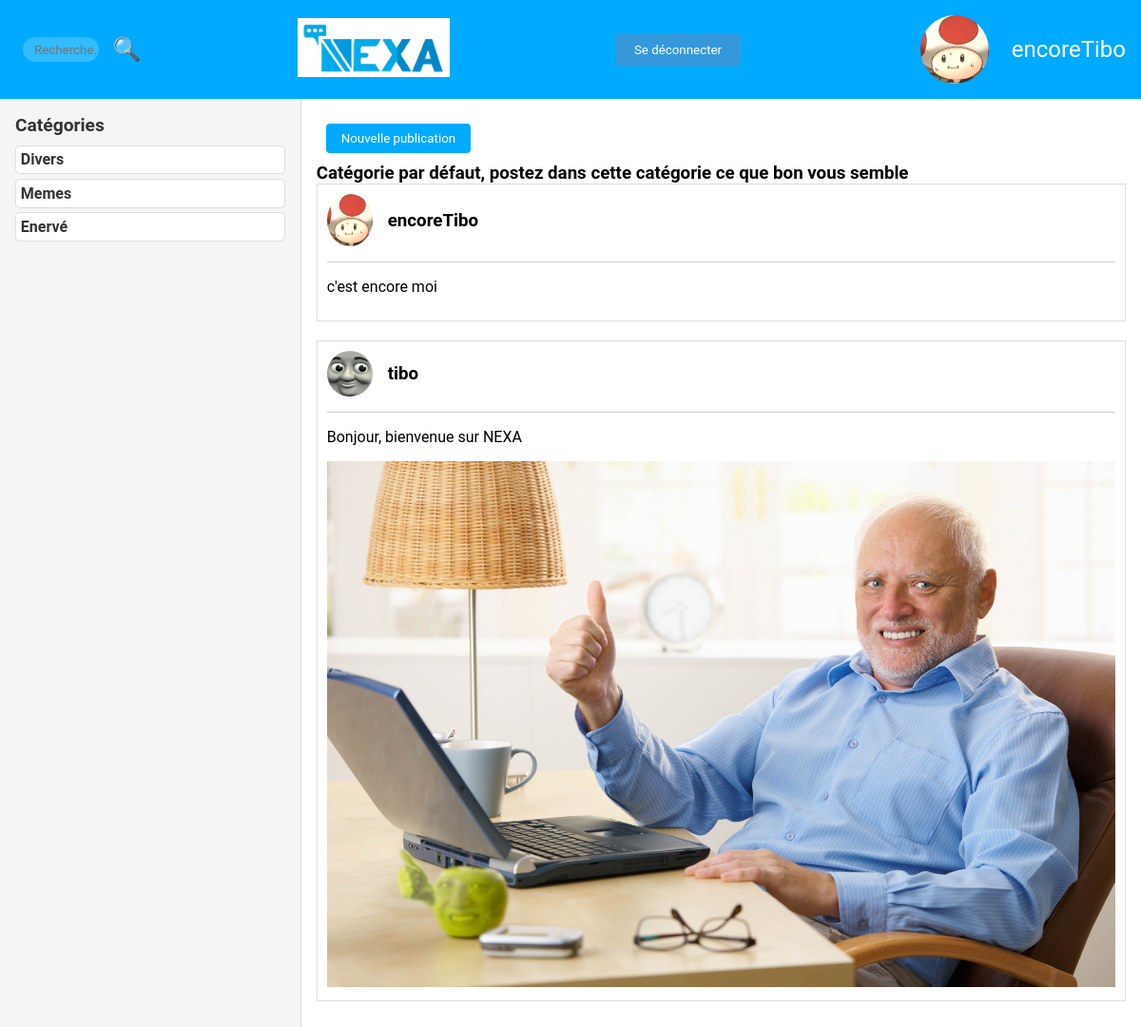
Page /views/dashboard.php?category=Divers (signed in) on the committed database.
### tables this page shows
CREATE TABLE "users" (
	"id"	INTEGER NOT NULL,
	"username"	TEXT,
	"email"	TEXT,
	"mdp"	TEXT,
	"codeMDPOublie"	TEXT,
	"pp"	TEXT,
	"is_moderator"	BOOLEAN DEFAULT 0,
	"last_connexion"	DATE,
	"first_connexion"	DATE,
	"codeInscription"	VARCHAR(10), description VARCHAR2(1000),
	PRIMARY KEY("id")
);

CREATE TABLE categorie (
    id INTEGER PRIMARY KEY,
    nom_categorie TEXT NOT NULL
, libelle VARCHAR(255));

CREATE TABLE "Post" (
              id_post INTEGER PRIMARY KEY,
              user TEXT,
              pp TEXT,
              contenu TEXT,
              Time TEXT,
              Like INTEGER DEFAULT 0,  -- Ajoutez la colonne avec la valeur par défaut
              Comment INTEGER,
              partage INTEGER,
              vues INTEGER,
              id_pere INTEGER, image TEXT, categorie VARCHAR(255),
              FOREIGN KEY(user) REFERENCES Users(user),
              FOREIGN KEY(pp) REFERENCES Users(pp)
            );

### ctrl/UserController.php (called while the page is built, shortened)
<?php
require_once $_SERVER['DOCUMENT_ROOT'] . '/models/UserModel.php';
class UserController
{
    public function getUser($email)
    {
        $userModel = new UserModel();
        $user = $userModel->getUserData($email);
        return $user;
    }
}

### models/UserModel.php (called while the page is built, shortened)
<?php
class UserModel
{
    public function connectDB()
    {
        $path = __DIR__ . "/../db/db_nexa.sqlite";
        try {
            $db = new PDO('sqlite:' . $path);
            $db->setAttribute(PDO::ATTR_ERRMODE, PDO::ERRMODE_EXCEPTION);
            return $db;
        } catch (PDOException $e) {
            die('Erreur de connexion à la base de données : ' . $e->getMessage());
        }
    }
    public function getUserData($username)
    {
        $query = "SELECT * FROM users WHERE username = :username";
        $stmt = $this->connectDB()->prepare($query);
        $stmt->bindParam(':username', $username, PDO::PARAM_STR);
        $stmt->execute();
        $user_data = $stmt->fetch(PDO::FETCH_ASSOC);
        return $user_data;
    }
}

### models/CategorieModel.php (called while the page is built, shortened)
<?php
class CategorieModel
{
    public function connectDB()
    {
        $path = __DIR__ . "/../db/db_nexa.sqlite";
        try {
            $db = new PDO('sqlite:' . $path);
            $db->setAttribute(PDO::ATTR_ERRMODE, PDO::ERRMODE_EXCEPTION);
            return $db;
        } catch (PDOException $e) {
            die('Erreur de connexion à la base de données : ' . $e->getMessage());
            session_start();
            $_SESSION["error_message"] = "Connexion impossible a la DB !";
            header('Location: ../index.php');
            exit;
        }
    }
    public function getCategorieAll()
    {
        try {
            $db = $this->connectDB();
            $query = "SELECT * FROM categorie";
            $stmt = $db->query($query);
            $categories = $stmt->fetchAll(PDO::FETCH_ASSOC);
            return $categories;
        } catch (PDOException $e) {
            error_log("Erreur lors de la récupération de toutes les catégories : " . $e->getMessage());
            return [];
        }
    }
    public function getLibelleCategorie($categorie)
    {
        $query = "SELECT libelle FROM Categorie WHERE nom_categorie = :categorie";
        $stmt = $this->connectDB()->prepare($query);
        $stmt->bindParam(':categorie', $categorie);
        $stmt->execute();
        $result = $stmt->fetch(PDO::FETCH_ASSOC);
        return $result['libelle'];
    }
}

### ctrl/CategorieController.php (called while the page is built, shortened)
<?php
require_once $_SERVER['DOCUMENT_ROOT'] . '/models/CategorieModel.php';
class CategorieController
{
    public function getCategorieAll()
    {
        $categorieModel = new CategorieModel();
        $result = $categorieModel->getCategorieAll();
        return $result;
    }
    public function getLibelleCategorie($categorie)
    {
        $categorieModel = new CategorieModel();
        $libelle = $categorieModel->getLibelleCategorie($categorie);
        return $libelle;
    }
}

### ctrl/PostController.php (called while the page is built, shortened)
<?php
require_once $_SERVER['DOCUMENT_ROOT'] . ('/models/PostModel.php');
class PostController
{
    public function getPostsByCategory($categorie, $user)
    {
        $postModel = new PostModel();
        $posts = $postModel->getPostsByCategory($categorie, $user);
        return $posts;
    }
}

### models/PostModel.php (called while the page is built, shortened)
<?php
class PostModel
{
    public function connectDB()
    {
        $path = __DIR__ . "/../db/db_nexa.sqlite";
        try {
            $db = new PDO('sqlite:' . $path);
            $db->setAttribute(PDO::ATTR_ERRMODE, PDO::ERRMODE_EXCEPTION);
            return $db;
        } catch (PDOException $e) {
            die('Erreur de connexion à la base de données : ' . $e->getMessage());
            session_start();
            $_SESSION["error_message"] = "Connexion impossible a la DB !";
            header('Location: ../index.php');
            exit;
        }
    }
    public function getPostsByCategory($categorie, $user)
    {
        $query = "SELECT Post.*,
                  (SELECT COUNT(*) FROM Likes WHERE Likes.post_id = Post.id_post) as LikeCount,
                  (SELECT COUNT(*) FROM Likes WHERE Likes.post_id = Post.id_post AND Likes.user = :user) as user_liked,
                  Users.pp AS user_pp
                  FROM Post
                  LEFT JOIN Users ON Post.user = Users.username
                  WHERE categorie = :categorie
                  AND id_pere IS NULL
                  ORDER BY Time DESC";
        $stmt = $this->connectDB()->prepare($query);
        $stmt->bindParam(':categorie', $categorie, PDO::PARAM_STR);
        $stmt->bindParam(':user', $user, PDO::PARAM_STR);
        $stmt->execute();
        $results = $stmt->fetchAll(PDO::FETCH_ASSOC);
        return $results;
    }
}

### views/dashboard.php (the view, shortened to what this page needs)
<?php
$user = isset($_SESSION['username']) ? $_SESSION['username'] : 'err_user';
require_once('../ctrl/UserController.php');
$userCtrl = new UserController();
$user_data = $userCtrl->getUser($user);
require_once('../ctrl/PostController.php');
if (isset($_GET['category'])) {
    $categorie = $_GET['category'];
    $postCtrl = new PostController();
    $posts = $postCtrl->getPostsByCategory($categorie, $user);
    require_once('../ctrl/CategorieController.php');
    $categorieCtrl = new CategorieController();
    $categorieLibelle = $categorieCtrl->getLibelleCategorie($categorie);
} elseif (isset($_GET['scearch'])) {
    $contenu = $_GET['scearch'];
    $postCtrl = new PostController();
    $posts = $postCtrl->getPostsByContenu($contenu, $user);
} else {
    $postCtrl = new PostController();
    $posts = $postCtrl->getPostsAll($user);
    $categorieLibelle = "Toutes les catégories";
}
require_once('../ctrl/CategorieController.php');
$categorieCtrl = new CategorieController();
$categorie_fetch = $categorieCtrl->getCategorieAll();
$categorieLeftPannel = $categorie_fetch;
?>
<!DOCTYPE html>
<html lang="fr">
<head>
    <link rel="stylesheet" href="../css/dashboard.css">
</head>
<body class="dashboard-body">
    <?php include('header.php'); ?>
    <main class="main-content">
        <section class="left-panel">
            <h2 class="section-title">Catégories</h2>
            <ul id="categoryList" class="category-list">
                <?php
                foreach ($categorieLeftPannel as $categorie): ?>
                    <a href="dashboard.php?category=<?php echo $categorie['nom_categorie']; ?>">
                        <h3 class="category-item">
                            <?php echo $categorie['nom_categorie']; ?>
                        </h3>
                    </a>
                <?php endforeach; ?>
            </ul>
        </section>
        <section class="right-panel">
            <button id="ouvrirPublication" class="dashboard-button">Nouvelle publication</button>
            <h3>
                <?php echo $categorieLibelle; ?>
            </h3>
            <?php include('afficherpost.php'); ?>
        </section>
    </main>
</body>
</html>

### views/header.php (shortened to what this page needs)
<link rel="stylesheet" href="../css/header.css">
<header class="header-body">
    <div class="left-header">
        <form method="GET" id="searchForm" class="search-form" action="../Post/getPostsByContenu">
            <div class="left-header">
                <input type="text" id="searchInput" name="contenu" class="search-input" placeholder="Recherche..."
                    required>
                <button id="searchBtn" class="search-btn" type="submit">🔍</button>
            </div>
        </form>
    </div>
    <a href="dashboard.php"><img src="../Images/Logos/Logo_Nexa.png" alt="Logo Nexa" class="logo-img"></a>
    <form action="../User/logout" method="post">
        <input class='button' type="submit" name="logout" value="Se déconnecter">
    </form>
    <div class="user-icon">
        <a href="profil.php" class="username-link"><img src="../<?php echo $user_data['pp']; ?>" alt="Profil"
                class="post-pp post-pp-hover"></a>
        <?php echo $user; ?>
    </div>
</header>

### views/afficherpost.php
<link rel="stylesheet" href="../css/afficherpost.css">
<?php
foreach ($posts as $post): ?>
    <div class="afficherpost">
        <a href="profilViewer.php?user=<?php echo $post['user']; ?>">
            <div class="post">
                <div class="post-header">
                    <img src="../<?php echo $post['user_pp']; ?>" alt="Photo de profil de l'utilisateur"
                        class="post-pp post-pp-hover">
                    <h3 class="post-username">
                        <?php echo $post['user']; ?>
                    </h3>
                </div>
        </a>
        <hr class="post-divider">
        <p class="post-content">
            <?php echo $post['contenu']; ?>
        </p>
        <?php if (!empty($post['image'])): ?>
            <img src="../<?php echo $post['image']; ?>" alt="Photo de profil" class="post-image" />
        <?php endif; ?>
    </div>
<?php endforeach; ?>

### css/dashboard.css (style rules this page uses)
* { font-family: 'Roboto', sans-serif; margin: 0; padding: 0; box-sizing: border-box; }
.dashboard-body a { text-decoration: none; color: #000; }
.dashboard-body { margin: 0; padding: 0; }
.dashboard-body .main-content { display: flex; justify-content: space-between; height: calc(100vh - 3.7em); }
.dashboard-body .left-panel { flex: 1; padding: 1em; border-right: 0.12em solid #ddd; overflow-y: auto; }
.dashboard-body .right-panel { flex: 3; padding: 1em; overflow-y: auto; }
#ouvrirPublication { background-color: #00aaff; color: white; padding: 0.6em 1.2em; border: none; border-radius: 0.3em; cursor: pointer; }
.dashboard-body .left-panel { flex: 1; padding: 1em; border-right: 0.12em solid #ddd; overflow-y: auto; background-color: #f5f5f5; }
.dashboard-body .section-title { font-size: 1.2em; margin-bottom: 0.5em; color: #333; }
.dashboard-body .category-list { list-style: none; padding: 0; margin-bottom: 2em; }
.dashboard-body .category-item { font-size: 1em; margin: 0; color: #333; padding: 0.3em; background-color: #fff; border: 1px solid #ddd; border-radius: 0.3em; cursor: pointer; transition: background-color 0.3s ease; margin-bottom: 0.3em; }
.dashboard-body .dashboard-button { background-color: #3498db; color: #fff; border: none; padding: 10px 20px; border-radius: 5px; cursor: pointer; margin: 10px; transition: background-color 0.3s ease-in-out; }

### css/header.css (style rules this page uses)
.header-body { background-color: #00aaff; color: white; padding: 1em; display: flex; justify-content: space-between; align-items: center; width: 100%; }
.header-body .left-header { display: flex; align-items: center; }
.header-body .logo-img { width: 10em; background-color: white; padding: 0.3em; text-align: center; }
.header-body .search-btn, .header-body .search-input { margin-left: 0.6em; }
.header-body .search-btn { background: none; border: none; color: white; font-size: 1.5em; cursor: pointer; }
.header-body .search-input { width: 6em; height: 2em; border: none; border-radius: 1em; padding-left: 0.9em; background: rgba(255, 255, 255, 0.2); color: white; transition: width 0.4s ease, background 0.4s ease; outline: none; }
.header-body .user-icon { font-size: 1.5em; display: flex; align-items: center; }
.header-body .username-link { display: flex; align-items: center; color: white; text-decoration: none; margin-left: 0.6em; }
.header-body .button { background-color: #3498db; color: #fff; border: none; padding: 10px 20px; border-radius: 5px; cursor: pointer; margin: 10px; transition: background-color 0.3s ease-in-out; }
.header-body .post-pp { width: 3em; height: 3em; border-radius: 50%; margin-right: 1em; }

### css/afficherpost.css (style rules this page uses)
.afficherpost .post { border: 1px solid #ddd; padding: 10px; margin-bottom: 20px; }
.afficherpost .post img { max-width: 100%; height: auto; }
.afficherpost .post p { font-size: 16px; }
.afficherpost .post-header { display: flex; align-items: center; margin-bottom: 1em; }
.afficherpost .post-pp { width: 3em; height: 3em; border-radius: 50%; margin-right: 1em; }
.afficherpost .post-username { font-weight: bold; }
.afficherpost .post-divider { margin-bottom: 1em; border: 0; border-top: 1px solid #ccc; }
.afficherpost .post-content { margin-top: 1em; margin-bottom: 1em; }
.afficherpost .post-image { max-width: 65vw; max-height: 65vh; }

### rows in the picture
users: pp (picture)
categorie: nom_categorie "Divers", libelle "Catégorie par défaut, postez dans cette catégorie ce que bon vous semble"
categorie: nom_categorie "Memes"
categorie: nom_categorie "Enervé"
post: shows a picture, user "encoreTibo", contenu "c'est encore moi"
post: shows a picture, user "tibo", contenu "Bonjour, bienvenue sur NEXA", image (picture)

### other values in the picture
$user "encoreTibo"
